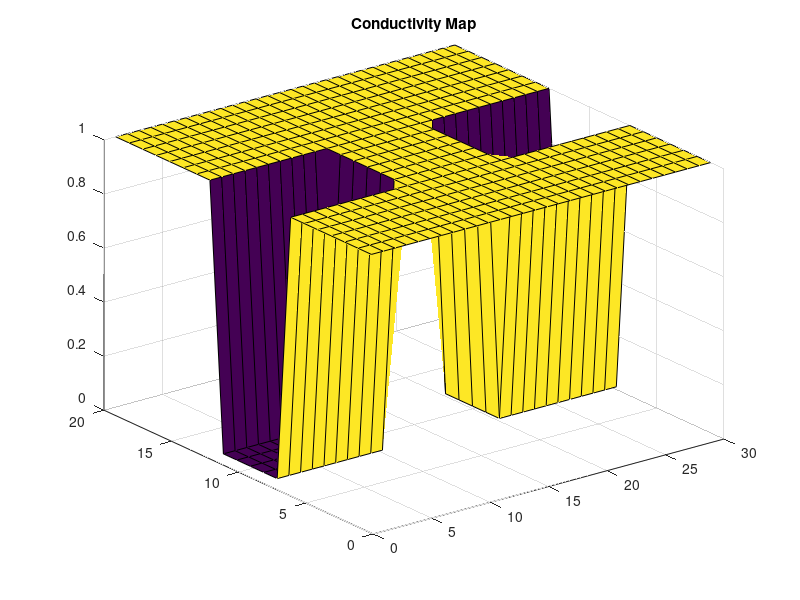
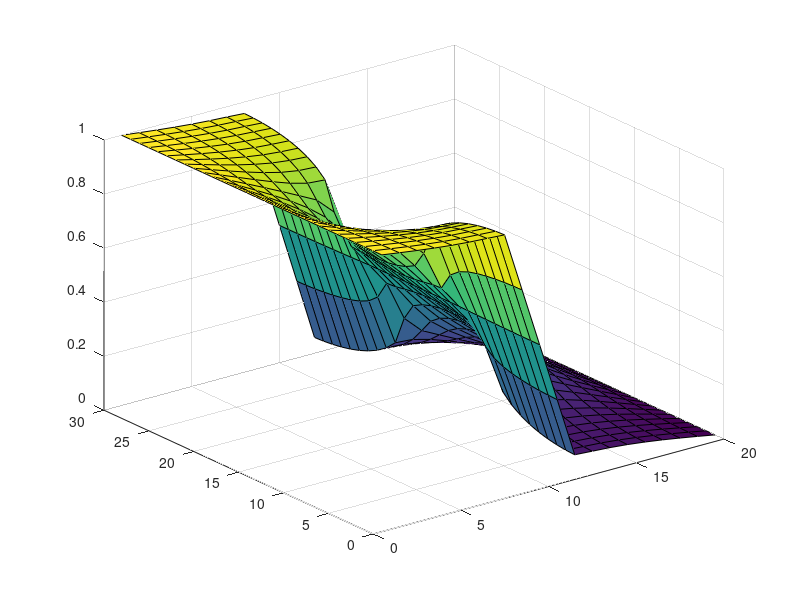
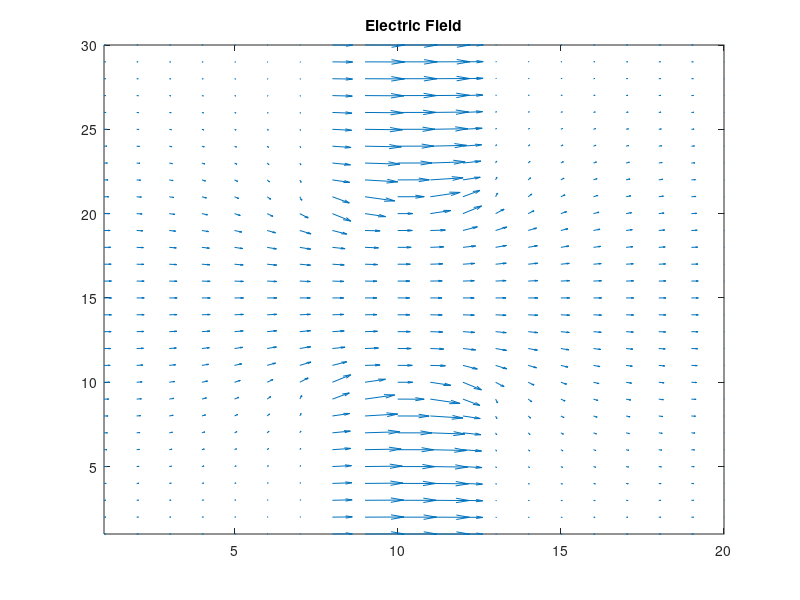
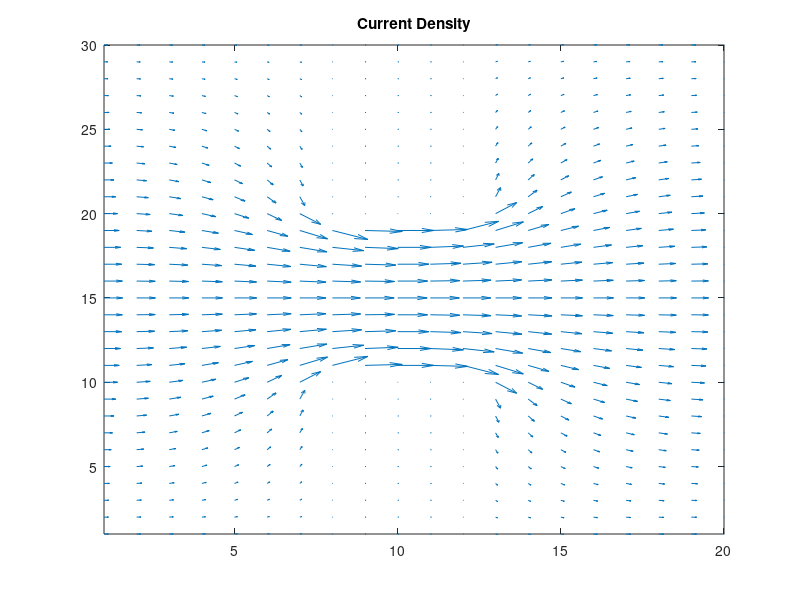

Reproduce these figures in MATLAB, in order. (Note: this script raises an error after producing the figures.)
% Jay Maini 101037537
%EIPA
set(0, 'DefaultFigureWindowStyle','docked')
clear all
close all

v0 = 1;

%unequal array size
nx = 20;
ny = 30;
V = zeros(nx,ny);
G = sparse(nx*ny, nx*ny);
F = zeros(nx*ny,1);

%Easy adjustment for bottleneck size - useful for function
percent_open = 0.33;
percent_boundary = (1 - percent_open)/2;
b_height_1 = round(percent_boundary*ny);
b_height_2 = round(ny-percent_boundary*ny);

%Make conductivity array 
cMap = zeros(nx,ny) + 1;
%Create bottleneck areas
BNx = [(2/5)*nx (3/5)*nx];
%BNx = [b_height_1 b_height_2];
BNy1 = [1 b_height_1];
BNy2 = [b_height_2 ny];
%Modify cMap values

for o = BNx(1):BNx(2)
    for p = BNy1(1):BNy1(2)
        cMap(o,p) = 1e-2;
    end
    
    for u = BNy2(1):BNy2(2)
        cMap(o,u) = 1e-2;
    end
end
figure(1)
surf(cMap)
title('Conductivity Map')


for i = 1:nx
    for j = 1:ny
        m = j+(i-1)*ny;
        
        %Edge cases (BC's nodes)
        if (i == 1)
            F(m) = v0;
            G(m,m) = 1;
        elseif (i == nx)
            F(m) = 0;
            G(m,m) = 1;
        elseif (j == 1)
            %Bottom side - only three resistors
            npy = j+1 + (i-1)*ny;
            npx = j + (i-1+1)*ny;
            nmx = j + (i-1-1)*ny;
            nmy = j-1 + (i-1)*ny;
            
            %Calculate resistances based on conductivity map
            rpx = (cMap(i,j) + cMap(i+1,j))/2;
            rmx = (cMap(i,j) + cMap(i-1,j))/2;
            rpy = (cMap(i,j) + cMap(i,j+1))/2;

            G(m,m) = -(rpx+rmx+rpy);
            G(m,npx) = rpx; 
            G(m,nmx) = rmx;
            G(m,npy) = rpy;
        elseif (j == ny)
            %top side - only three resistors
            nmy = j-1 + (i-1)*ny;
            npx = j + (i-1+1)*ny;
            nmx = j + (i-1-1)*ny;
            
            %Calculate resistances based on conductivity map
            rpx = (cMap(i,j) + cMap(i+1,j))/2;
            rmx = (cMap(i,j) + cMap(i-1,j))/2;
            rmy = (cMap(i,j) + cMap(i,j-1))/2;

            G(m,m) = -(rpx+rmx+rmy);
            G(m,npx) = rpx; 
            G(m,nmx) = rmx;
            G(m,nmy) = rmy;
        else
            %Inner region - four resistors
            %Define next/previous on the x and y axes
            npy = j+1 + (i-1)*ny;
            nmy = j-1 + (i-1)*ny;
            npx = j + (i-1+1)*ny;
            nmx = j + (i-1-1)*ny;
            
            %Calculate resistances based on conductivity map
            rpx = (cMap(i,j) + cMap(i+1,j))/2;
            rmx = (cMap(i,j) + cMap(i-1,j))/2;
            rpy = (cMap(i,j) + cMap(i,j+1))/2;
            rmy = (cMap(i,j) + cMap(i,j-1))/2;

            G(m,m) = -(rpx+rmx+rpy+rmy);
            G(m,npx) = rpx; 
            G(m,nmx) = rmx;
            G(m,npy) = rpy;
            G(m,nmy) = rmy;
        end
    end
end

%LU Decompsition
Varr = G\F;
Varr_temp = reshape(Varr,ny,nx);
figure(2)
surf(Varr_temp)

%Quiver plot
[Ex Ey] = gradient(-Varr_temp);
Jx = cMap' .*Ex;
Jy = cMap' .*Ey;
figure(3)
quiver(Ex,Ey)
title('Electric Field')
xlim([1 nx])
ylim([1 ny])
figure(4)
quiver(Jx,Jy)
title('Current Density')
xlim([1 nx])
ylim([1 ny])

%Output the current obtained
J = cMap' .*gradient(-Varr_temp);
%Peak current 
J_max = max(J, [], 'all')
J_avg = mean(J, 'all')




